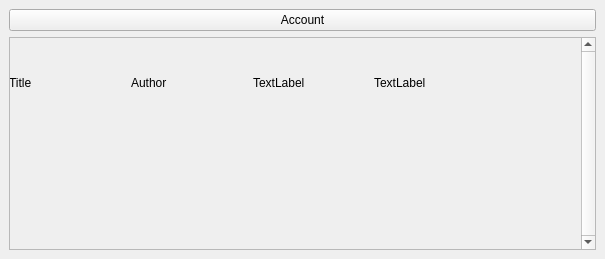
<?xml version="1.0" encoding="UTF-8"?>
<ui version="4.0">
 <class>BrowseCatalogue</class>
 <widget class="QMainWindow" name="BrowseCatalogue">
  <property name="geometry">
   <rect>
    <x>0</x>
    <y>0</y>
    <width>605</width>
    <height>259</height>
   </rect>
  </property>
  <property name="windowTitle">
   <string>MainWindow</string>
  </property>
  <widget class="QWidget" name="centralwidget">
   <layout class="QVBoxLayout" name="verticalLayout">
    <item>
     <widget class="QPushButton" name="accountButton">
      <property name="sizePolicy">
       <sizepolicy hsizetype="Preferred" vsizetype="Fixed">
        <horstretch>0</horstretch>
        <verstretch>0</verstretch>
       </sizepolicy>
      </property>
      <property name="text">
       <string>Account</string>
      </property>
     </widget>
    </item>
    <item>
     <widget class="QScrollArea" name="scrollArea">
      <property name="verticalScrollBarPolicy">
       <enum>Qt::ScrollBarPolicy::ScrollBarAlwaysOn</enum>
      </property>
      <property name="widgetResizable">
       <bool>true</bool>
      </property>
      <widget class="QWidget" name="scrollAreaWidgetContents">
       <property name="geometry">
        <rect>
         <x>0</x>
         <y>0</y>
         <width>581</width>
         <height>245</height>
        </rect>
       </property>
       <widget class="QWidget" name="horizontalLayoutWidget">
        <property name="geometry">
         <rect>
          <x>-1</x>
          <y>-1</y>
          <width>481</width>
          <height>91</height>
         </rect>
        </property>
        <layout class="QHBoxLayout" name="horizontalLayout">
         <item>
          <widget class="QLabel" name="label_4">
           <property name="text">
            <string>Title</string>
           </property>
          </widget>
         </item>
         <item>
          <widget class="QLabel" name="label_3">
           <property name="text">
            <string>Author</string>
           </property>
          </widget>
         </item>
         <item>
          <widget class="QLabel" name="label_2">
           <property name="text">
            <string>TextLabel</string>
           </property>
          </widget>
         </item>
         <item>
          <widget class="QLabel" name="label">
           <property name="text">
            <string>TextLabel</string>
           </property>
          </widget>
         </item>
        </layout>
       </widget>
      </widget>
     </widget>
    </item>
   </layout>
  </widget>
 </widget>
 <resources/>
 <connections/>
</ui>
